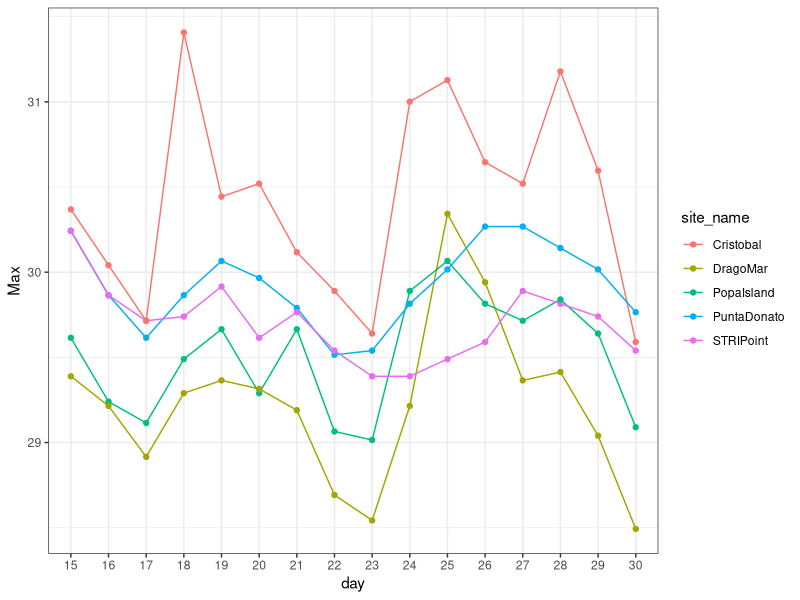

Here is the R script that generated this plot:
setwd("~/Desktop/andreas18ssequencing/")

# Load libraries
library(tidyverse)
library(stringr)

# Load data
temp_data <- read.csv("minmeanmax_tempdata.csv")

# Reformate date
temp_data <- temp_data %>% separate(date, c("month", "day", "year"), "/")
head(temp_data)

summary(temp_data)

# Add site names
temp_data <- temp_data %>% mutate(site_name = ifelse(site_number=="IR1", "PuntaDonato", ifelse(site_number == "IR2", "STRIPoint", ifelse(site_number== "IR3", "Cristobal", ifelse(site_number=="OR3", "PopaIsland", "DragoMar")))))

temp_data$site_name <- as.factor(temp_data$site_name)

summary(temp_data)
  
# Subset data for just June 2015
sub <- temp_data %>% filter(month=="6" & year=="15")

# Plot temp over time
ggplot(sub, aes(x = day, y = Max, group = site_name, color = site_name)) +
  geom_line()+
  geom_point()+
  theme_bw()
